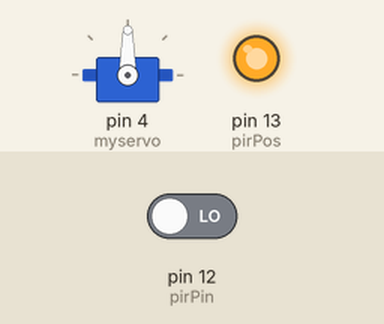
Recording of a sketch running on a simulated Arduino Uno, built with avr-gcc and run on an emulated ATmega328P. Shown: servo, output pins drawn as LEDs (lit = HIGH). The inputs (shaded band) are chosen by the test bench; at power-on: pin 12 (pirPin) LOW. What the sketch prints to the serial monitor is not drawn.

Above: at 6.2 s.
6.3 s: pin 12 (pirPin) driven HIGH
At 7.35 s:
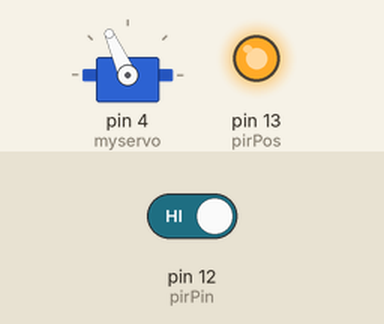
At 8.64 s:
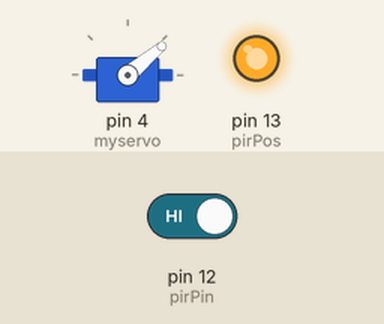
9.3 s: pin 12 (pirPin) driven LOW
12.3 s: pin 12 (pirPin) driven HIGH
At 12.75 s:
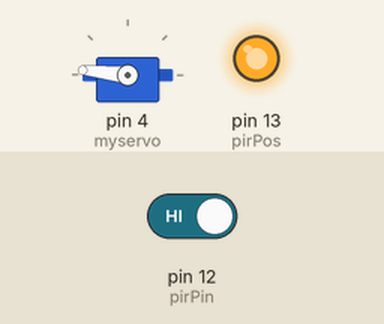
Timing chart, 0 to 24.3 s (numbered marks = the images above; inputs shaded):
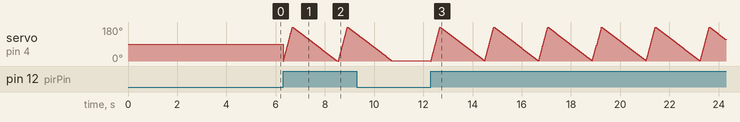

The sketch:

PIR_Motion_Servo_Motion_Detection.ino
```cpp
/* This code sweeps a servo from 0 degrees to 180 when the PIR sensor detects motion.
   Special thanks goes to the author of the PIR sensor code, whose code helped tremendously
   in the making of this code and Instructable.
   author of PIR sensor code: Kristian Gohlke / krigoo (_) gmail (_) com / http://krx.at
**/

#include <Servo.h>

Servo myservo;  //creates a servo object
                         //a maximum of eight servo objects can be created

int pos = 0;        //variable to store servo position

//amount of time we give the sensor to calibrate(10-60 secs according to the datasheet)

int calibrationTime = 5;

//the time when the sensor outputs a low impulse
long unsigned int lowIn;

//the amount of milliseconds the sensor has to be low
//before we assume all motion has stopped
long unsigned int pause = 5000;

boolean lockLow = true;
boolean takeLowTime;

int pirPin = 12;            //digital pin connected to the PIR's output
int pirPos = 13;           //connects to the PIR's 5V pin

void setup(){
  myservo.attach(4);    //attaches servo to pin 4
  Serial.begin(9600);    //begins serial communication
  pinMode(pirPin, INPUT);
  pinMode(pirPos, OUTPUT);
  digitalWrite(pirPos, HIGH);

  //give the sensor time to calibrate
  Serial.println("calibrating sensor ");
  for(int i = 0; i < calibrationTime; i++){
    Serial.print(calibrationTime - i);
    Serial.print("-");
    delay(1000);
  }
  Serial.println();
  Serial.println("done");

  //while making this Instructable, I had some issues with the PIR's output
  //going HIGH immediately after calibrating
  //this waits until the PIR's output is low before ending setup
  while (digitalRead(pirPin) == HIGH) {
    delay(500);
    Serial.print(".");
  }
  Serial.print("SENSOR ACTIVE");
}

void loop(){

  if(digitalRead(pirPin) == HIGH){  //if the PIR output is HIGH, turn servo

    /*turns servo from 0 to 180 degrees and back
    it does this by increasing the variable "pos" by 1 every 5 milliseconds until it hits 180
    and setting the servo's position in degrees to "pos" every 5 milliseconds
    it then does it in reverse to have it go back
    to learn more about this, google "for loops"
    to change the amount of degrees the servo turns, change the number 180 to the number of degrees you want it to turn
    **/
    for(pos = 0; pos < 180; pos += 1)  //goes from 0 to 180 degrees
    {                                                 //in steps of one degree
      myservo.write(pos);                   //tells servo to go to position in variable "pos"
      delay(2);                                   //waits for the servo to reach the position
    }
    for(pos = 180; pos>=1; pos-=1)    //goes from 180 to 0 degrees
    {
      myservo.write(pos);                  //to make the servo go faster, decrease the time in delays for
      delay(10);                                  //to make it go slower, increase the number.
    }

    if(lockLow){
      //makes sure we wait for a transition to LOW before further output is made
      lockLow = false;
      Serial.println("---");
      Serial.print("motion detected at ");
      Serial.print(millis()/1000);
      Serial.println(" sec");
      delay(50);
    }
    takeLowTime = true;
  }

  if(digitalRead(pirPin) == LOW){

    if(takeLowTime){
      lowIn = millis();             //save the time of the transition from HIGH to LOW
      takeLowTime = false;    //make sure this is only done at the start of a LOW phase
    }

    //if the sensor is low for more than the given pause,
    //we can assume the motion has stopped
    if(!lockLow && millis() - lowIn > pause){
      //makes sure this block of code is only executed again after
      //a new motion sequence has been detected
      lockLow = true;
      Serial.print("motion ended at "); //output
      Serial.print((millis() - pause)/1000);
      Serial.println(" sec");
      delay(50);
    }
  }
}
```
